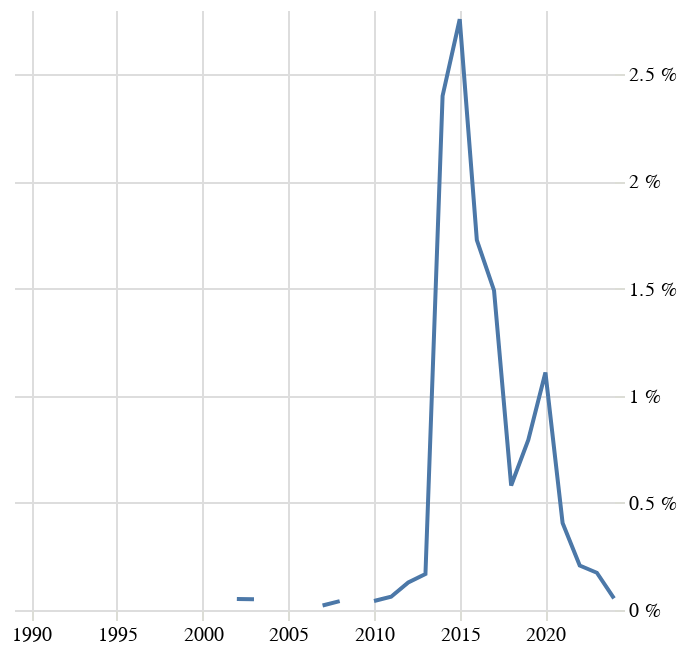

This figure's notebook cell:
### Code cell
grafik('CD-ROM')

### Figure 1 — Vega-Lite specification as saved in the notebook (floating-point values rounded to 4 significant figures)
{"config": {"title": {"font": "Noticia Text", "fontSize": 14, "anchor": "start", "lineHeight": 21, "fontWeight": "bolder", "subtitleFont": "Noticia Text", "subtitleFontSize": 12, "subtitlePadding": 12, "dy": -12}, "axis": {"labelFont": "Asap", "titleFont": "Asap", "fontWeight": "lighter", "titleFontWeight": "lighter", "labelFontSize": 10, "titleFontSize": 10, "labelPadding": 2, "titlePadding": 10, "domainOpacity": 0, "tickColor": "#DCDDD6"}, "legend": {"labelFont": "Asap", "labelFontWeight": "normal", "titleFont": "Asap", "titleFontWeight": "normal", "labelFontSize": 10, "titleFontSize": 10}, "view": {"stroke": "transparent"}}, "data": {"name": "data-33ea23acbc25d946a8370be3af01720d"}, "mark": {"type": "line"}, "encoding": {"x": {"axis": {"title": null}, "field": "rok", "type": "temporal"}, "y": {"axis": {"domainOpacity": 0, "labelExpr": "datum.label * 100 + ' %'", "orient": "right", "tickColor": "#DCDDD6", "title": null}, "field": "podil", "type": "quantitative"}}, "$schema": "https://vega.github.io/schema/vega-lite/v5.8.0.json", "datasets": {"data-33ea23acbc25d946a8370be3af01720d": [{"pocet": null, "rok": "1989-01-01T00:00:00", "len_right": 3115, "podil": null, "zanr": "CD-ROM"}, {"pocet": null, "rok": "1990-01-01T00:00:00", "len_right": 3220, "podil": null, "zanr": "CD-ROM"}, {"pocet": null, "rok": "1991-01-01T00:00:00", "len_right": 3598, "podil": null, "zanr": "CD-ROM"}, {"pocet": null, "rok": "1992-01-01T00:00:00", "len_right": 4452, "podil": null, "zanr": "CD-ROM"}, {"pocet": null, "rok": "1993-01-01T00:00:00", "len_right": 5949, "podil": null, "zanr": "CD-ROM"}, {"pocet": null, "rok": "1994-01-01T00:00:00", "len_right": 6067, "podil": null, "zanr": "CD-ROM"}, {"pocet": null, "rok": "1995-01-01T00:00:00", "len_right": 6784, "podil": null, "zanr": "CD-ROM"}, {"pocet": null, "rok": "1996-01-01T00:00:00", "len_right": 7014, "podil": null, "zanr": "CD-ROM"}, {"pocet": null, "rok": "1997-01-01T00:00:00", "len_right": 7395, "podil": null, "zanr": "CD-ROM"}, {"pocet": null, "rok": "1998-01-01T00:00:00", "len_right": 7210, "podil": null, "zanr": "CD-ROM"}, {"pocet": null, "rok": "1999-01-01T00:00:00", "len_right": 7427, "podil": null, "zanr": "CD-ROM"}, {"pocet": 2.0, "rok": "2000-01-01T00:00:00", "len_right": 7629, "podil": 0.0002622, "zanr": "CD-ROM"}, {"pocet": null, "rok": "2001-01-01T00:00:00", "len_right": 7757, "podil": null, "zanr": "CD-ROM"}, {"pocet": 4.0, "rok": "2002-01-01T00:00:00", "len_right": 7776, "podil": 0.0005144, "zanr": "CD-ROM"}, {"pocet": 4.0, "rok": "2003-01-01T00:00:00", "len_right": 8038, "podil": 0.0004976, "zanr": "CD-ROM"}, {"pocet": null, "rok": "2004-01-01T00:00:00", "len_right": 8477, "podil": null, "zanr": "CD-ROM"}, {"pocet": 1.0, "rok": "2005-01-01T00:00:00", "len_right": 8791, "podil": 0.0001138, "zanr": "CD-ROM"}, {"pocet": null, "rok": "2006-01-01T00:00:00", "len_right": 9212, "podil": null, "zanr": "CD-ROM"}, {"pocet": 2.0, "rok": "2007-01-01T00:00:00", "len_right": 9446, "podil": 0.0002117, "zanr": "CD-ROM"}, {"pocet": 4.0, "rok": "2008-01-01T00:00:00", "len_right": 9643, "podil": 0.0004148, "zanr": "CD-ROM"}, {"pocet": null, "rok": "2009-01-01T00:00:00", "len_right": 9230, "podil": null, "zanr": "CD-ROM"}, {"pocet": 4.0, "rok": "2010-01-01T00:00:00", "len_right": 9538, "podil": 0.0004194, "zanr": "CD-ROM"}, {"pocet": 6.0, "rok": "2011-01-01T00:00:00", "len_right": 9652, "podil": 0.0006216, "zanr": "CD-ROM"}, {"pocet": 12.0, "rok": "2012-01-01T00:00:00", "len_right": 9345, "podil": 0.001284, "zanr": "CD-ROM"}, {"pocet": 16.0, "rok": "2013-01-01T00:00:00", "len_right": 9541, "podil": 0.001677, "zanr": "CD-ROM"}, {"pocet": 230.0, "rok": "2014-01-01T00:00:00", "len_right": 9587, "podil": 0.02399, "zanr": "CD-ROM"}, {"pocet": 272.0, "rok": "2015-01-01T00:00:00", "len_right": 9866, "podil": 0.02757, "zanr": "CD-ROM"}, {"pocet": 162.0, "rok": "2016-01-01T00:00:00", "len_right": 9386, "podil": 0.01726, "zanr": "CD-ROM"}, {"pocet": 140.0, "rok": "2017-01-01T00:00:00", "len_right": 9388, "podil": 0.01491, "zanr": "CD-ROM"}, {"pocet": 56.0, "rok": "2018-01-01T00:00:00", "len_right": 9637, "podil": 0.005811, "zanr": "CD-ROM"}, {"pocet": 74.0, "rok": "2019-01-01T00:00:00", "len_right": 9326, "podil": 0.007935, "zanr": "CD-ROM"}, {"pocet": 98.0, "rok": "2020-01-01T00:00:00", "len_right": 8845, "podil": 0.01108, "zanr": "CD-ROM"}, {"pocet": 36.0, "rok": "2021-01-01T00:00:00", "len_right": 8856, "podil": 0.004065, "zanr": "CD-ROM"}, {"pocet": 18.0, "rok": "2022-01-01T00:00:00", "len_right": 8682, "podil": 0.002073, "zanr": "CD-ROM"}, {"pocet": 14.0, "rok": "2023-01-01T00:00:00", "len_right": 8054, "podil": 0.001738, "zanr": "CD-ROM"}, {"pocet": 4.0, "rok": "2024-01-01T00:00:00", "len_right": 7306, "podil": 0.0005475, "zanr": "CD-ROM"}]}}
